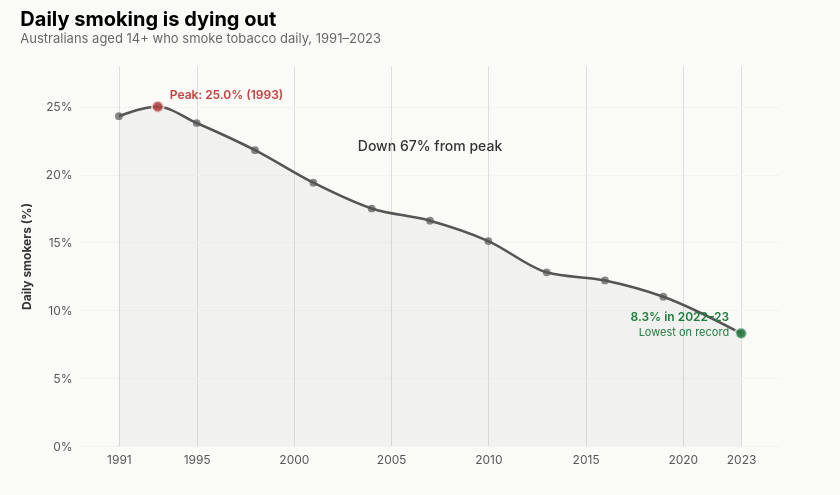

Write the Vega-Lite specification saved for this chart.
### Vega-Lite specification from a JSON file in a GitHub repository (floating-point values rounded to 4 significant figures)
{"$schema": "https://vega.github.io/schema/vega-lite/v5.json", "title": {"text": "Daily smoking is dying out", "subtitle": "Australians aged 14+ who smoke tobacco daily, 1991–2023", "anchor": "start", "fontSize": 20, "subtitleFontSize": 13, "subtitleColor": "#666", "offset": 20}, "width": 700, "height": 380, "padding": {"left": 20, "right": 60, "top": 10, "bottom": 30}, "background": "#FAFAF7", "config": {"view": {"stroke": null}, "font": "Inter, system-ui, sans-serif"}, "data": {"values": [{"year": 1991, "rate": 24.3}, {"year": 1993, "rate": 25.0}, {"year": 1995, "rate": 23.8}, {"year": 1998, "rate": 21.8}, {"year": 2001, "rate": 19.4}, {"year": 2004, "rate": 17.5}, {"year": 2007, "rate": 16.6}, {"year": 2010, "rate": 15.1}, {"year": 2013, "rate": 12.8}, {"year": 2016, "rate": 12.2}, {"year": 2019, "rate": 11.0}, {"year": 2023, "rate": 8.3}]}, "encoding": {"x": {"field": "year", "type": "quantitative", "title": null, "scale": {"domain": [1989, 2025], "nice": false}, "axis": {"values": [1991, 1995, 2000, 2005, 2010, 2015, 2020, 2023], "format": "d", "labelFontSize": 12, "labelColor": "#555", "labelFont": "Inter", "domain": false, "ticks": false, "labelPadding": 8}}, "y": {"field": "rate", "type": "quantitative", "title": "Daily smokers (%)", "scale": {"domain": [0, 28]}, "axis": {"values": [0, 5, 10, 15, 20, 25], "labelExpr": "datum.value + '%'", "labelFontSize": 12, "labelColor": "#555", "labelFont": "Inter", "titleFontSize": 12, "titleColor": "#333", "titleFont": "Inter", "titlePadding": 12, "grid": true, "gridColor": "#EEE", "gridDash": [2, 2], "domain": false, "ticks": false, "labelPadding": 8}}}, "layer": [{"mark": {"type": "area", "color": "#888", "opacity": 0.08, "interpolate": "monotone", "line": false}}, {"mark": {"type": "line", "color": "#555", "strokeWidth": 2.5, "interpolate": "monotone"}}, {"mark": {"type": "point", "filled": true, "color": "#555", "size": 60}}, {"transform": [{"filter": "datum.year == 1993"}], "mark": {"type": "point", "filled": true, "color": "#C04040", "size": 140, "stroke": "#FAFAF7", "strokeWidth": 2}}, {"transform": [{"filter": "datum.year == 1993"}], "mark": {"type": "text", "dx": 12, "dy": -12, "fontSize": 12, "fontWeight": 600, "color": "#C04040", "align": "left"}, "encoding": {"text": {"value": "Peak: 25.0% (1993)"}}}, {"transform": [{"filter": "datum.year == 2023"}], "mark": {"type": "point", "filled": true, "color": "#1F7A3D", "size": 140, "stroke": "#FAFAF7", "strokeWidth": 2}}, {"transform": [{"filter": "datum.year == 2023"}], "mark": {"type": "text", "dx": -12, "dy": -16, "fontSize": 12, "fontWeight": 600, "color": "#1F7A3D", "align": "right"}, "encoding": {"text": {"value": "8.3% in 2022–23"}}}, {"transform": [{"filter": "datum.year == 2023"}], "mark": {"type": "text", "dx": -12, "dy": 0, "fontSize": 11, "color": "#1F7A3D", "align": "right"}, "encoding": {"text": {"value": "Lowest on record"}}}, {"data": {"values": [{"x": 2007, "y": 22, "txt": "Down 67% from peak"}]}, "mark": {"type": "text", "fontSize": 14, "fontWeight": 500, "color": "#333", "align": "center"}, "encoding": {"x": {"field": "x", "type": "quantitative"}, "y": {"field": "y", "type": "quantitative"}, "text": {"field": "txt"}}}]}
